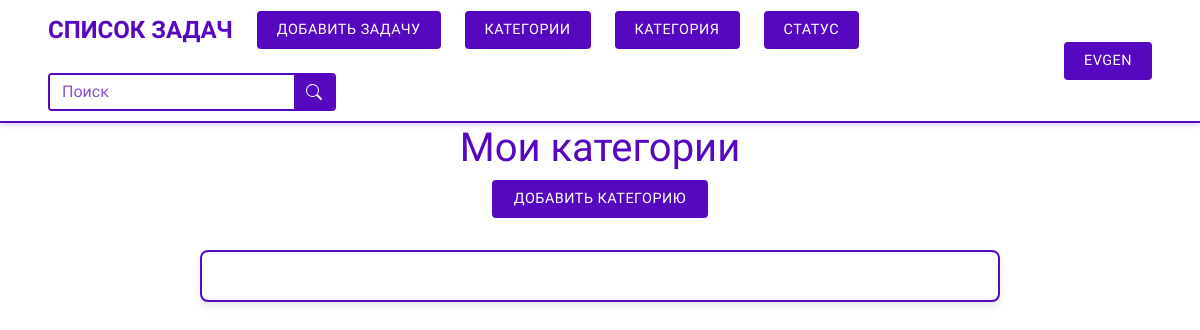
Page /category/ (signed in) on the earlier database version.
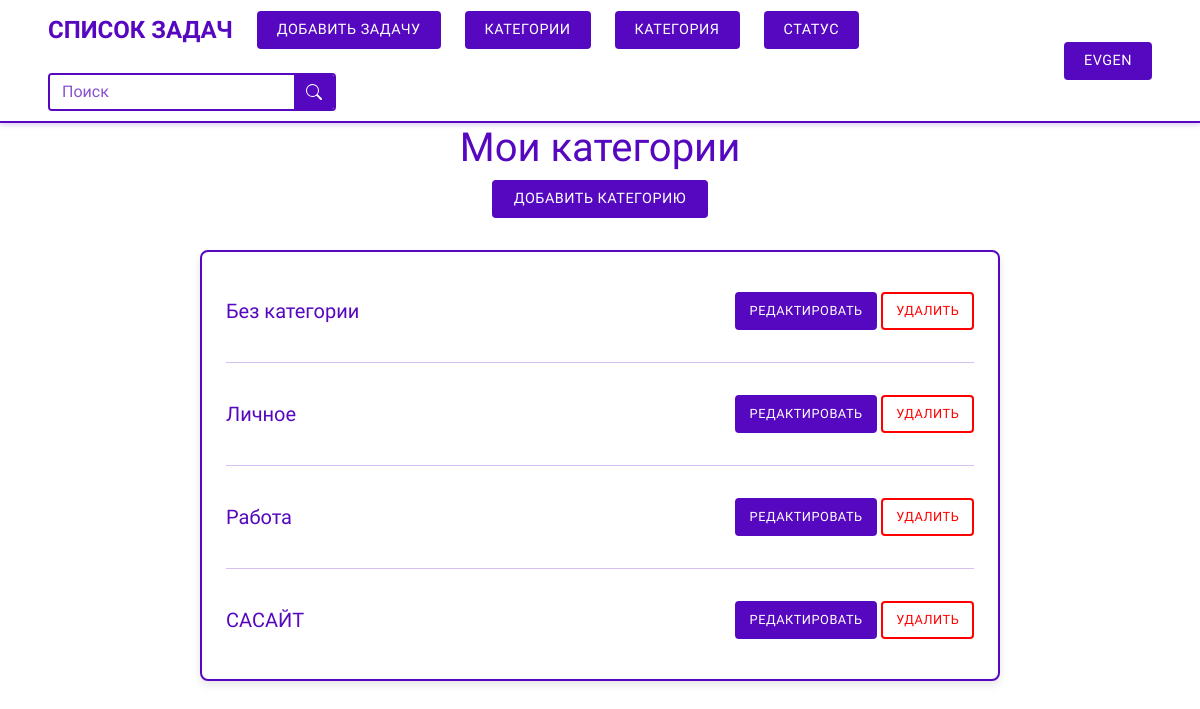
Same page on the later database version.
### task/models.py (models this page shows, shortened)
class Category(models.Model):
    name = models.CharField(max_length=50, verbose_name='Название')
    slug = models.SlugField(max_length=50, db_index=True, allow_unicode=True)
    user = models.ForeignKey(User, on_delete=models.CASCADE, verbose_name='Пользователь', related_name='categories')
    class Meta:
        ordering = ('name',)
        verbose_name = 'Категория'
        verbose_name_plural = 'Категории'
        constraints = [
            models.UniqueConstraint(fields=['slug', 'user'], name='unique_slug_per_user')
        ]

### task/views.py (the view)
# urls.py: path('category/', views.category_list, name='category_list'),
@login_required
def category_list(request):
    return render(request, 'task/category_list.html')

### task/templatetags/filter_tags.py (called while the page is built)
@register.simple_tag(takes_context=True)
def url_replace_param(context, **kwargs):
    request = context['request']
    dict_ = request.GET.copy()
    for key, value in kwargs.items():
        if value is not None:
            dict_[key] = value
        else:
            if key in dict_:
                del dict_[key]
    url = reverse('task:home')
    encoded_params = urlencode({k: v for k, v in dict_.items() if v}, doseq=True)
    if encoded_params:
        return f'{url}?{encoded_params}'
    return url

### task/templates/task/category_list.html (shortened to what this page needs)
{% extends 'base.html' %}
{% block content %}
    <div class="container mt-4">
        <h1 class="text-center">Мои категории</h1>
        <a href="{% url 'task:category_create' %}{{ all }}" class="btn btn-login">Добавить категорию</a>
        <div class="category-list-container">
            {% for category in categories %}
                <div class="category-item">
                    <div class="category-name-container">
                        <h2 class="category-name">{{ category.name }}</h2>
                    </div>
                    <div class="category-action">
                        <a href="{% url 'task:category_edit' category.slug %}{{ all }}" class="btn btn-sm btn-login">Редактировать</a>
                        <a href="#" class="btn btn-sm btn-cancel">Удалить</a>
                    </div>
                </div>
                {% if not forloop.last %}
                    <hr class="category-separator">
                {% endif %}
            {% endfor %}
        </div>
    </div>
{% endblock %}

Differences in the rows shown:
added Category: name "Без категории"
added Category: name "Личное"
added Category: name "Работа"
added Category: name "САСАЙТ"
